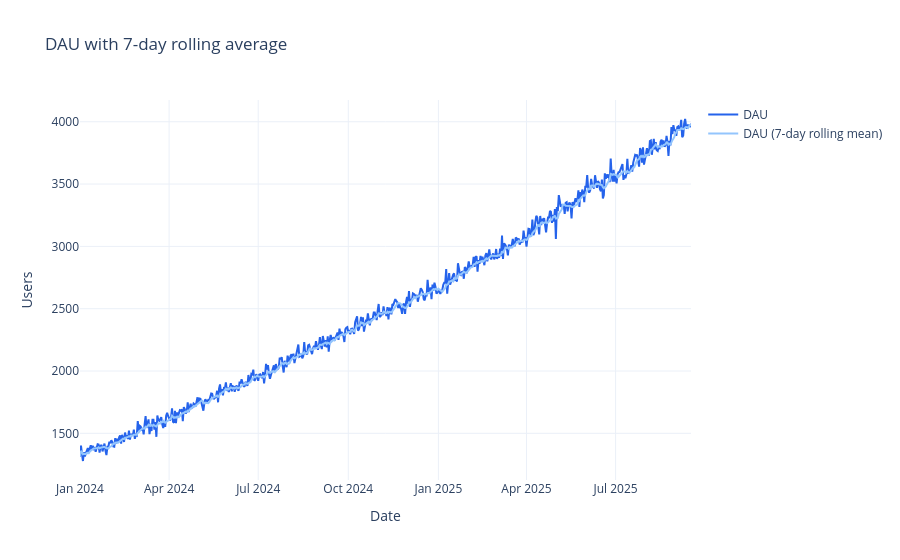

The cell this chart's notebook holds for it:
### Code cell
roll = df["dau"].rolling(7, min_periods=1).mean()
fig2 = go.Figure()
fig2.add_trace(
    go.Scatter(
        x=df.index, y=df["dau"], mode="lines", name="DAU", line=dict(color="#2563eb")
    )
)
fig2.add_trace(
    go.Scatter(
        x=df.index,
        y=roll,
        mode="lines",
        name="DAU (7-day rolling mean)",
        line=dict(color="#93c5fd", width=2),
    )
)
fig2.update_layout(
    title="DAU with 7-day rolling average",
    hovermode="x unified",
    template="plotly_white",
    yaxis_title="Users",
    xaxis_title="Date",
)
fig2.show()

### Figure 1 — Plotly figure (JSON) as saved in the notebook; plotly's stock layout.template omitted (floating-point values rounded to 4 significant figures; data arrays with more than 128 entries replaced by an {"elided": "..."} marker saying what was removed)
{"data": [{"line": {"color": "#2563eb"}, "mode": "lines", "name": "DAU", "type": "scatter", "x": {"elided": "625 str values"}, "y": {"elided": "625 int values"}}, {"line": {"color": "#93c5fd", "width": 2}, "mode": "lines", "name": "DAU (7-day rolling mean)", "type": "scatter", "x": {"elided": "625 str values"}, "y": {"elided": "625 float values"}}], "layout": {"hovermode": "x unified", "title": {"text": "DAU with 7-day rolling average"}, "xaxis": {"title": {"text": "Date"}}, "yaxis": {"title": {"text": "Users"}}}}
